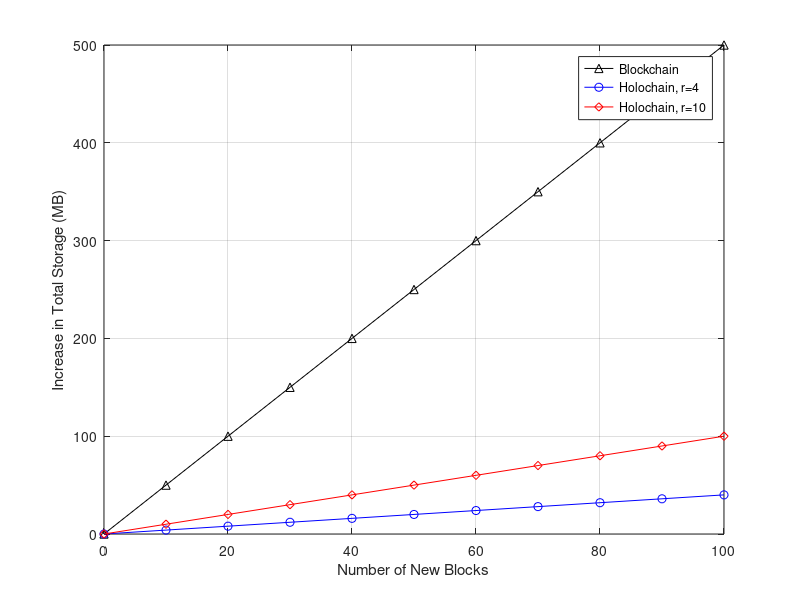

This figure's MATLAB source:
clear all;
close all;

% block size
b = 0.1;
% total nodes
N = 50;

% number of new blocks
n = 0:10:100;
% blockchain
y1 = b*N*n;
% holochain with 4 backup nodes
y2=4*b*n;
% holochain with 10 backup nodes
y3=10*b*n;

plot(n,y1,'k-^',n,y2,'b -o',n,y3,'r-d'), legend ('Blockchain', 'Holochain, r=4', 'Holochain, r=10')
% set(gca, 'YScale', 'log')
grid on, xlabel('Number of New Blocks'), ylabel('Increase in Total Storage (MB)');